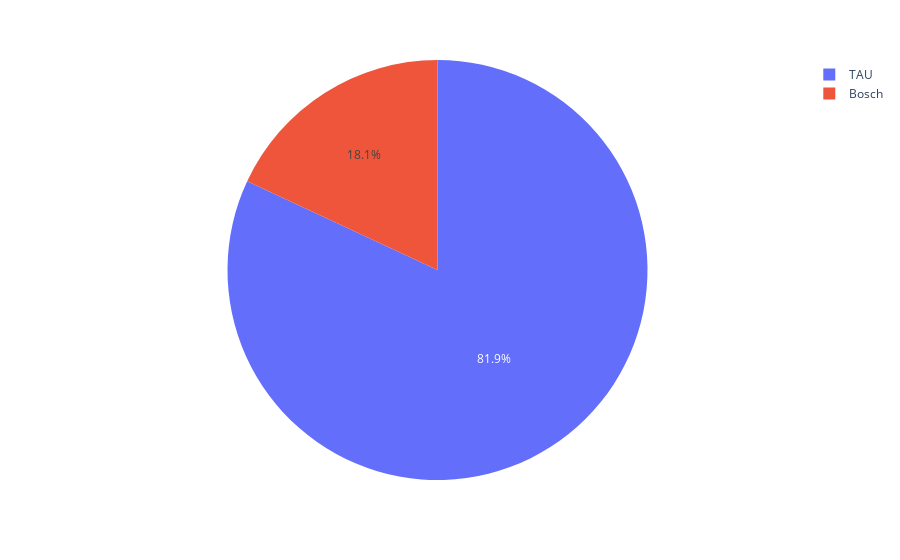

This figure's notebook cell:
### Code cell
import plotly.express as px

fig = px.pie(sources, values='count', names='source')
fig.show()

### Figure 1 — Plotly figure (JSON) as saved in the notebook; plotly's stock layout.template omitted (floating-point values rounded to 4 significant figures)
{"data": [{"domain": {"x": [0, 1], "y": [0, 1]}, "hovertemplate": "source=%{label}<br>count=%{value}<extra></extra>", "labels": ["Bosch", "TAU"], "legendgroup": "", "name": "", "showlegend": true, "type": "pie", "values": [76, 345]}], "layout": {"legend": {"tracegroupgap": 0}, "margin": {"t": 60}}}
